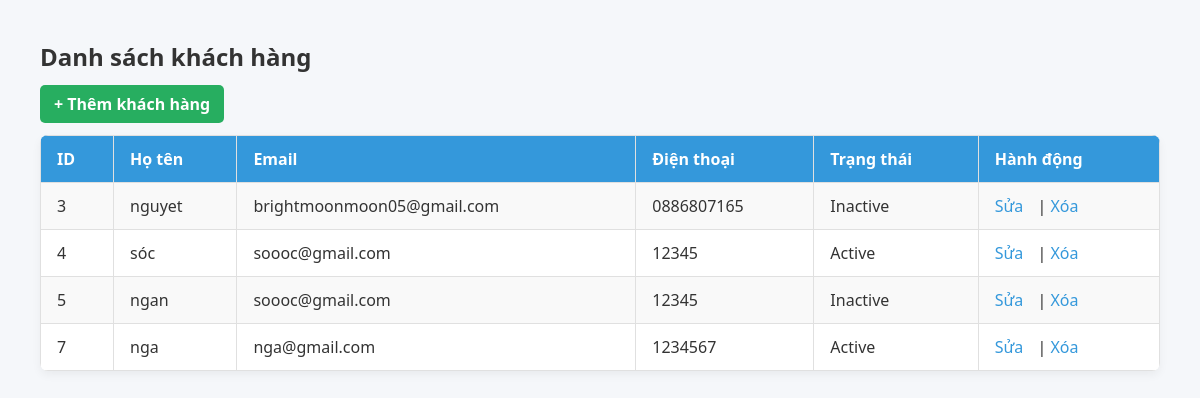
Page /dangkykhachhang/customer_management.php on the committed database.
### tables this page shows
CREATE TABLE `customers` (
  `customer_id` int(11) NOT NULL,
  `full_name` varchar(100) NOT NULL,
  `email` varchar(100) NOT NULL,
  `phone` varchar(15) NOT NULL,
  `status` varchar(20) NOT NULL
);

### dangkykhachhang/customer_management.php (the view, shortened to what this page needs)
<?php
require 'db.php';
$stmt = $pdo->query("SELECT * FROM customers");
$customers = $stmt->fetchAll();
?>
<!DOCTYPE html>
<html>
<head>
    <link rel="stylesheet" href="style.css">
</head>
<body>
    <h2>Danh sách khách hàng</h2>
    <a href="add_customer.php" class="btn">+ Thêm khách hàng</a>
    <table>
        <tr>
            <th>ID</th><th>Họ tên</th><th>Email</th><th>Điện thoại</th><th>Trạng thái</th><th>Hành động</th>
        </tr>
        <?php foreach ($customers as $c): ?>
            <tr>
                <td><?= $c['customer_id'] ?></td>
                <td><?= htmlspecialchars($c['full_name']) ?></td>
                <td><?= htmlspecialchars($c['email']) ?></td>
                <td><?= htmlspecialchars($c['phone']) ?></td>
                <td><?= htmlspecialchars($c['status']) ?></td>
                <td>
                    <a href="update.php?id=<?= $c['customer_id'] ?>">Sửa</a> |
                    <a href="delete.php?id=<?= $c['customer_id'] ?>" onclick="return confirm('Bạn có chắc muốn xóa?')">Xóa</a>
                </td>
            </tr>
        <?php endforeach; ?>
    </table>
</body>
</html>

### dangkykhachhang/style.css (style rules this page uses)
body { font-family: 'Segoe UI', Tahoma, Geneva, Verdana, sans-serif; margin: 40px; background-color: #f5f7fa; color: #333; }
table { border-collapse: collapse; width: 100%; margin-top: 20px; background-color: #fff; box-shadow: 0 4px 10px rgba(0,0,0,0.05); border-radius: 8px; overflow: hidden; }
th, td { border: 1px solid #e0e0e0; padding: 12px 16px; text-align: left; }
th { background-color: #3498db; color: white; font-weight: bold; }
tr:nth-child(even) { background-color: #f9f9f9; }
a { text-decoration: none; color: #3498db; margin-right: 10px; transition: color 0.3s ease; }
.btn { background-color: #27ae60; padding: 8px 14px; color: white; text-decoration: none; border: none; border-radius: 5px; font-weight: bold; cursor: pointer; transition: background-color 0.3s ease; }

### rows in the picture
customers: customer_id "3", full_name "nguyet", email "brightmoonmoon05@gmail.com", phone "0886807165", status "Inactive"
customers: customer_id "4", full_name "sóc", email "soooc@gmail.com", phone "12345", status "Active"
customers: customer_id "5", full_name "ngan", email "soooc@gmail.com", phone "12345", status "Inactive"
customers: customer_id "7", full_name "nga", email "nga@gmail.com", phone "1234567", status "Active"
